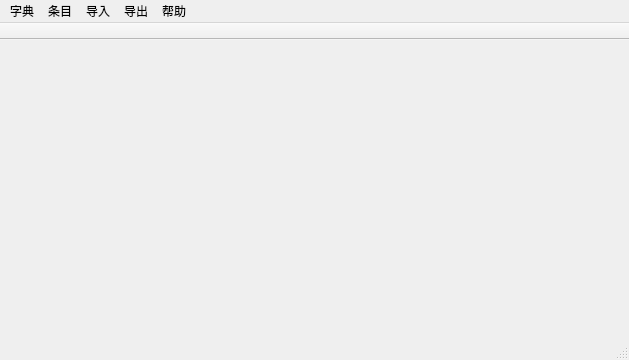
<?xml version="1.0" encoding="UTF-8"?>
<ui version="4.0">
 <class>MainWindow</class>
 <widget class="QMainWindow" name="MainWindow">
  <property name="geometry">
   <rect>
    <x>0</x>
    <y>0</y>
    <width>629</width>
    <height>360</height>
   </rect>
  </property>
  <property name="windowTitle">
   <string>MainWindow</string>
  </property>
  <widget class="QWidget" name="centralWidget">
   <layout class="QHBoxLayout" name="horizontalLayout_2">
    <property name="spacing">
     <number>6</number>
    </property>
    <property name="bottomMargin">
     <number>0</number>
    </property>
    <item>
     <layout class="QHBoxLayout" name="searchBoxLayout">
      <item>
       <layout class="QVBoxLayout" name="verticalLayout" stretch="0">
        <property name="spacing">
         <number>7</number>
        </property>
        <property name="sizeConstraint">
         <enum>QLayout::SetFixedSize</enum>
        </property>
        <item>
         <layout class="QHBoxLayout" name="menuContainer"/>
        </item>
       </layout>
      </item>
     </layout>
    </item>
    <item>
     <layout class="QVBoxLayout" name="functionLayout">
      <property name="spacing">
       <number>3</number>
      </property>
      <item>
       <widget class="QStackedWidget" name="stackWidget">
        <property name="currentIndex">
         <number>-1</number>
        </property>
       </widget>
      </item>
     </layout>
    </item>
   </layout>
  </widget>
  <widget class="QMenuBar" name="menuBar">
   <property name="geometry">
    <rect>
     <x>0</x>
     <y>0</y>
     <width>629</width>
     <height>23</height>
    </rect>
   </property>
   <widget class="QMenu" name="dictMenu">
    <property name="title">
     <string>字典</string>
    </property>
    <addaction name="createDict"/>
    <addaction name="openDict"/>
    <addaction name="closeDict"/>
    <addaction name="separator"/>
    <addaction name="actionDefaultPage"/>
    <addaction name="separator"/>
   </widget>
   <widget class="QMenu" name="menu_item">
    <property name="title">
     <string>条目</string>
    </property>
    <addaction name="addItem"/>
    <addaction name="deleteItem"/>
   </widget>
   <widget class="QMenu" name="menu_import">
    <property name="title">
     <string>导入</string>
    </property>
    <addaction name="actionImportExcel"/>
   </widget>
   <widget class="QMenu" name="menu_export">
    <property name="title">
     <string>导出</string>
    </property>
    <addaction name="actionpdb"/>
    <addaction name="actionexcel"/>
    <addaction name="actionhtml"/>
    <addaction name="actiondicthtml"/>
   </widget>
   <widget class="QMenu" name="menu_5">
    <property name="title">
     <string>帮助</string>
    </property>
    <addaction name="actionmarkdown"/>
    <addaction name="actionimportexport"/>
    <addaction name="actionguide"/>
   </widget>
   <addaction name="dictMenu"/>
   <addaction name="menu_item"/>
   <addaction name="menu_import"/>
   <addaction name="menu_export"/>
   <addaction name="menu_5"/>
  </widget>
  <widget class="QToolBar" name="mainToolBar">
   <property name="enabled">
    <bool>false</bool>
   </property>
   <property name="movable">
    <bool>false</bool>
   </property>
   <property name="floatable">
    <bool>false</bool>
   </property>
   <attribute name="toolBarArea">
    <enum>TopToolBarArea</enum>
   </attribute>
   <attribute name="toolBarBreak">
    <bool>false</bool>
   </attribute>
  </widget>
  <widget class="QStatusBar" name="statusBar"/>
  <action name="openDict">
   <property name="text">
    <string>打开字典</string>
   </property>
  </action>
  <action name="closeDict">
   <property name="enabled">
    <bool>false</bool>
   </property>
   <property name="text">
    <string>关闭字典</string>
   </property>
  </action>
  <action name="importDict">
   <property name="text">
    <string>导入字典</string>
   </property>
  </action>
  <action name="exportDict">
   <property name="text">
    <string>导出字典</string>
   </property>
  </action>
  <action name="actionmarkdown">
   <property name="text">
    <string>标记语言</string>
   </property>
  </action>
  <action name="actionimportexport">
   <property name="text">
    <string>导入导出</string>
   </property>
  </action>
  <action name="actionexport">
   <property name="text">
    <string>导出</string>
   </property>
  </action>
  <action name="createDict">
   <property name="text">
    <string>创建字典</string>
   </property>
  </action>
  <action name="addItem">
   <property name="text">
    <string>添加条目</string>
   </property>
  </action>
  <action name="deleteItem">
   <property name="text">
    <string>删除条目</string>
   </property>
  </action>
  <action name="actionDefaultPage">
   <property name="text">
    <string>默认页</string>
   </property>
  </action>
  <action name="actionpdb">
   <property name="text">
    <string>pdb 源文件</string>
   </property>
  </action>
  <action name="actionexcel">
   <property name="text">
    <string>excel 表格</string>
   </property>
  </action>
  <action name="actionhtml">
   <property name="text">
    <string>html 网页</string>
   </property>
  </action>
  <action name="actiondicthtml">
   <property name="text">
    <string>dicthtml 字典</string>
   </property>
  </action>
  <action name="actionsugarDict">
   <property name="text">
    <string>sugarDict</string>
   </property>
  </action>
  <action name="actioncompactDict">
   <property name="text">
    <string>compact dict</string>
   </property>
  </action>
  <action name="actionImportExcel">
   <property name="text">
    <string>excel</string>
   </property>
  </action>
  <action name="actionguide">
   <property name="text">
    <string>程序指南</string>
   </property>
  </action>
 </widget>
 <layoutdefault spacing="6" margin="11"/>
 <resources/>
 <connections/>
</ui>
